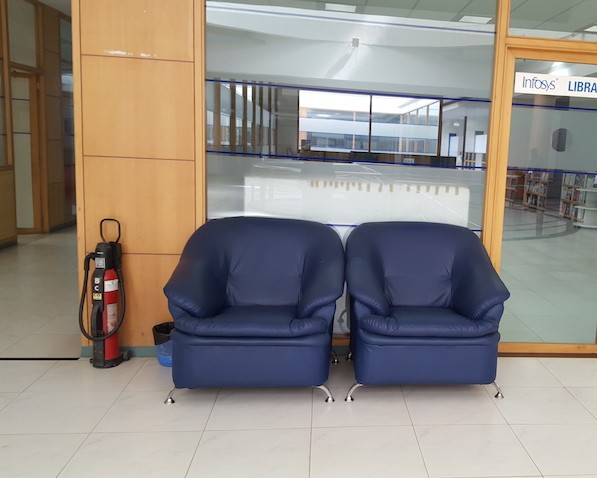
#> input picture 2. CIFAR10_BoVW/data/Panorama/secondPic1.jpg, 597 x 478 px, found by its file name
$ python Panorama.py
#> lines starting #> are read from the running program, lines starting #| are printed output that depends on the picture
import numpy as np
import imutils
import cv2

class Stitcher:
    def __init__(self):
        self.isv3 = imutils.is_cv3(or_better=True)
    # There's a big difference in how OpenCV 2.4 and OpenCV 3 deals with keypoint detection and local invariant descriptors

    def stitch(self, images, ratio=0.75, reproThresh=4.0,showMatches=False):
        # Unpack the Two images, detect and extract local invariant descriptors
        (B,A) = images
        (kpsA, featuresA) = self.detectDescribe(A)
        (kpsB, featuresB) = self.detectDescribe(B)

        # Match the keypoints across the two images
        M = self.matchKeypoints(kpsA,kpsB,featuresA,featuresB,ratio,reproThresh)

        # If match is None, not enough matched keypoints for a panorama
        if M is None:
            return None

        # Apply a perspective warp to stitch the images together
        (matches, H, status) = M
        result = cv2.warpPerspective(A, H,
                                     (A.shape[1]+B.shape[1],A.shape[0]))
        result[0:B.shape[0],0:B.shape[1]] = B

        # Keypoint matches should be visualized or not
        if showMatches:
            vis = self.drawMatches(A,B,kpsA,kpsB,matches,status)
            return (result,vis)
        return result

    def detectDescribe(self, image):
        gray = cv2.cvtColor(image, cv2.COLOR_BGR2GRAY)

        if self.isv3:
            descriptor = cv2.xfeatures2d.SIFT_create()
            (kps,features) = descriptor.detectAndCompute(image, None)

        else:
            detector = cv2.FeatureDetector_create("SIFT")
            kps = detector.detect(gray)
            # extract features from the image
            extractor = cv2.DescriptorExtractor_create("SIFT")
            (kps, features) = extractor.compute(gray, kps)
        # convert the keypoints from KeyPoint objects to NumPy
        # arrays
        kps = np.float32([kp.pt for kp in kps])
        # return a tuple of keyp
        return (kps,features)

    def matchKeypoints(self, kpsA, kpsB, featuresA, featuresB,
        ratio, reprojThresh):
        # compute the raw matches and initialize the list of actual
        # matches
        matcher = cv2.DescriptorMatcher_create("BruteForce")
	# matcher = cv.DescriptorMatcher_create(cv.DescriptorMatcher_FLANNBASED)
        rawMatches = matcher.knnMatch(featuresA, featuresB, 2)
        matches = []
        # loop over the raw matches
        for m in rawMatches:
        # ensure the distance is within a certain ratio of each
        # other (i.e. Lowe's ratio test)
            if len(m) == 2 and m[0].distance < m[1].distance * ratio:
                matches.append((m[0].trainIdx, m[0].queryIdx))

        if len(matches) > 4:
            # construct the two sets of points
            ptsA = np.float32([kpsA[i] for (_, i) in matches])
            ptsB = np.float32([kpsB[i] for (i, _) in matches])
            # compute the homography between the two sets of points
            (H, status) = cv2.findHomography(ptsA, ptsB, cv2.RANSAC,
                reprojThresh)
            # return the matches along with the homograpy matrix
            # and status of each matched point
            return (matches, H, status)
            # otherwise, n
        return None

    def drawMatches(self, imageA, imageB, kpsA, kpsB, matches, status):
        # initialize the output visualization image
        (hA, wA) = imageA.shape[:2]
        (hB, wB) = imageB.shape[:2]
        vis = np.zeros((max(hA, hB), wA + wB, 3), dtype="uint8")
        vis[0:hA, 0:wA] = imageA
        vis[0:hB, wA:] = imageB
        # loop over the matches
        for ((trainIdx, queryIdx), s) in zip(matches, status):
            # only process the match if the keypoint was successfully
            # matched
            if s == 1:
                # draw the match
                ptA = (int(kpsA[queryIdx][0]), int(kpsA[queryIdx][1]))
                ptB = (int(kpsB[trainIdx][0]) + wA, int(kpsB[trainIdx][1]))
                cv2.line(vis, ptA, ptB, (0, 255, 0), 1)
        # return the visualization
        return vis

if __name__ == '__main__':
	# load the two images and resize them to have a width of 400 pixels
	# (for faster processing)
	imageA = cv2.imread("secondPic1.jpg")
#> imageA is the input picture: shape (478, 597, 3); mean B, G, R 131.7, 138.4, 145.7
	imageB = cv2.imread("secondPic2.jpg")
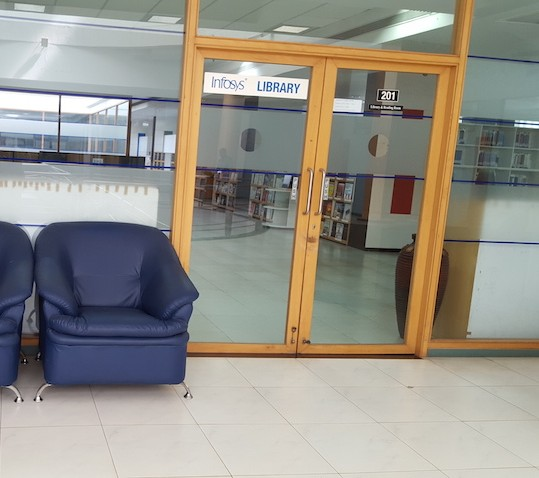
#> input picture 2. CIFAR10_BoVW/data/Panorama/secondPic2.jpg, 539 x 478 px, found by its file name
#> imageB is the input picture: shape (478, 539, 3); mean B, G, R 137.3, 146.1, 149.4
	imageA = imutils.resize(imageA, width=400)
#> imageA: shape (320, 400, 3)
	imageB = imutils.resize(imageB, width=400)
#> imageB: shape (354, 400, 3)
	# stitch the images together to create a panorama
	stitcher = Stitcher()
	(result, vis) = stitcher.stitch([imageA, imageB], showMatches=True)
#> in detectDescribe, `gray = cv2.cvtColor(image, cv2.COLOR_BGR2GRAY)`:
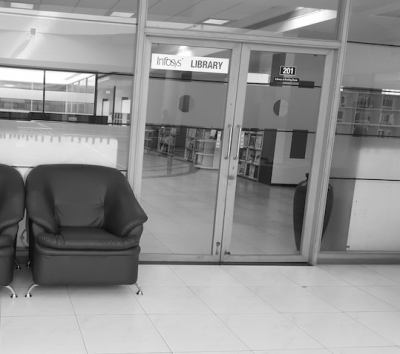
#> gray: shape (354, 400); min 9, max 255, mean 146
#> in detectDescribe, `kps = detector.detect(gray)`: kps = 481 keypoints; strongest (x, y, size): (264, 78, 7.6), (186, 76, 8.5), (216, 135, 1.8), (97, 150, 23.3)
#> in detectDescribe, `kps = np.float32([kp.pt for kp in kps])`: kps = 481 pairs, first value 2.65 to 393.1, second value 5.93 to 287.2
#> in stitch, `(kpsA, featuresA) = self.detectDescribe(A)`: kpsA has the same summary as kps in detectDescribe
#> in detectDescribe (call 2), `gray = cv2.cvtColor(image, cv2.COLOR_BGR2GRAY)`:
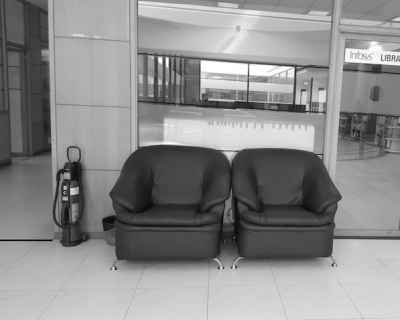
#> gray: shape (320, 400); min 6, max 255, mean 139.8
#> in detectDescribe (call 2), `kps = detector.detect(gray)`: kps = 419 keypoints; strongest (x, y, size): (160, 60, 3.3), (73, 191, 5.2), (167, 60, 2.5), (65, 188, 2.4)
#> in detectDescribe (call 2), `kps = np.float32([kp.pt for kp in kps])`: kps = 419 pairs, first value 2.91 to 396.5, second value 3.65 to 259.2
#> in stitch, `(kpsB, featuresB) = self.detectDescribe(B)`: kpsB has the same summary as kps in detectDescribe
#> in matchKeypoints, `rawMatches = matcher.knnMatch(featuresA, featuresB, 2)`: rawMatches = 481 matches
#> after the loop in matchKeypoints, `for m in rawMatches:`: matches = 182 pairs, first value 16 to 415, second value 1 to 430
#> in matchKeypoints, `ptsA = np.float32([kpsA[i] for (_, i) in matches])`: ptsA = 182 pairs, first value 7.14 to 291.5, second value 5.93 to 287.2
#> in matchKeypoints, `ptsB = np.float32([kpsB[i] for (i, _) in matches])`: ptsB = 182 pairs, first value 46.88 to 394.2, second value 5.34 to 259.2
#> in matchKeypoints, `(H, status) = cv2.findHomography(ptsA, ptsB, cv2.RANSAC, reprojThresh)`: H = [[0.907, 0.0021, 208.4], [0.000645, 0.907, -0.228], [9.8e-06, 9.44e-06, 1]]; status = 182 values, max 1 at index 0, min 0 at index 14, mean 0.929
#> in stitch, `result[0:B.shape[0],0:B.shape[1]] = B`:
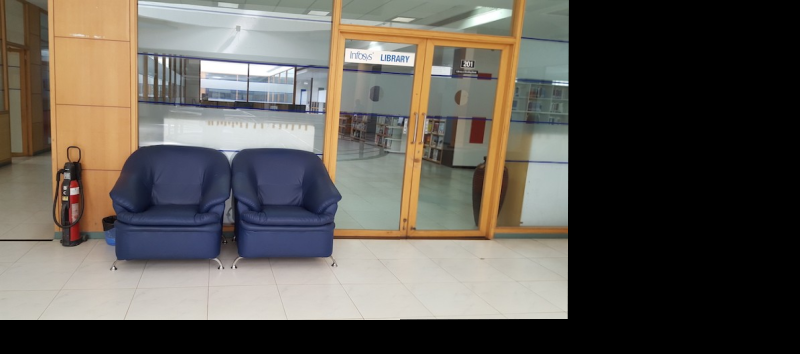
#> result: shape (354, 800, 3); mean B, G, R 83.2, 90, 94.7
#> in drawMatches, `vis[0:hA, 0:wA] = imageA`:
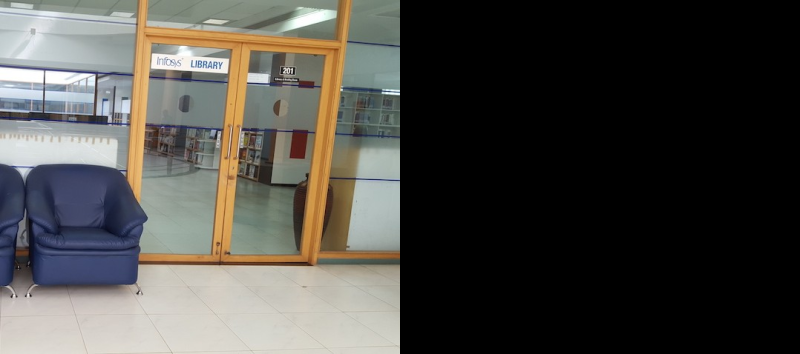
#> vis: shape (354, 800, 3); mean B, G, R 68.7, 73, 74.7
#> in drawMatches, `vis[0:hB, wA:] = imageB`:
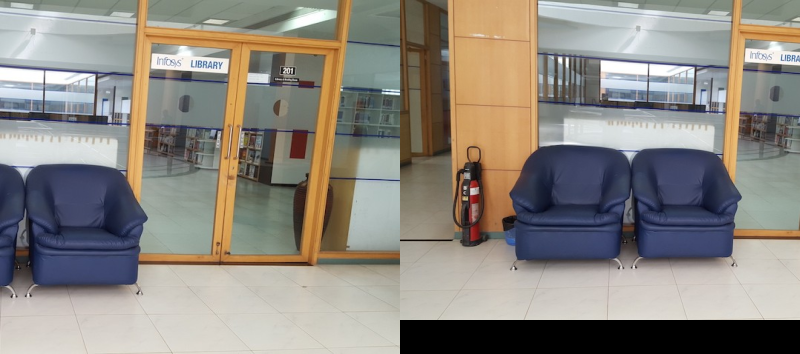
#> vis: shape (354, 800, 3); mean B, G, R 128.2, 135.6, 140.6
#> the loop in drawMatches, `for ((trainIdx, queryIdx), s) in zip(matches, status):` made 182 passes
#> (trainIdx, queryIdx, s, ptA, ptB) on passes 1 to 12: (189, 1, [1], (7, 135), (614, 122)), (191, 3, [1], (8, 6), (616, 5)), (192, 4, [1], (9, 280), (616, 253)), (193, 5, [1], (9, 163), (617, 148)), (196, 9, [1], (14, 107), (621, 97)), (199, 13, [1], (17, 174), (624, 157)), (200, 15, [1], (17, 104), (624, 94)), (203, 17, [1], (21, 237), (628, 214)), (204, 18, [1], (21, 237), (628, 214)), (205, 19, [1], (22, 241), (628, 218)), (207, 20, [1], (22, 224), (628, 203)), (208, 21, [1], (23, 55), (629, 50))
#> (ptA, ptB) on passes 63 to 68: ((74, 118), (675, 107)), ((74, 106), (675, 95)), ((74, 90), (675, 81)), ((82, 83), (682, 75)), ((83, 139), (683, 125)), ((88, 83), (688, 75))
#> after the loop in drawMatches, `for ((trainIdx, queryIdx), s) in zip(matches, status):`:
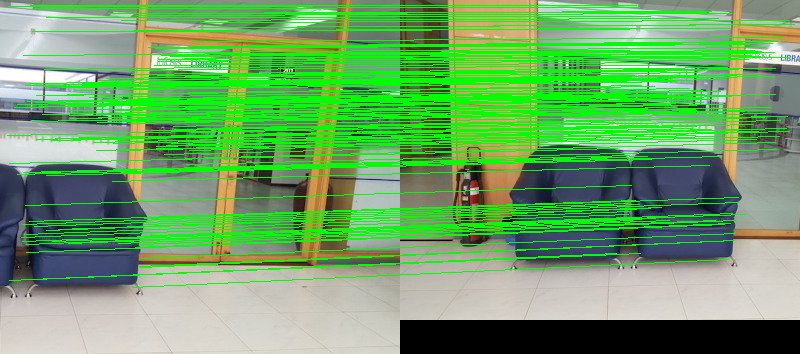
#> vis: shape (354, 800, 3); mean B, G, R 100.2, 164.6, 107.7
	# show the images
	cv2.imshow("Image A", imageA)
	cv2.imshow("Image B", imageB)
	cv2.imshow("Keypoint Matches", vis)
	cv2.imshow("Result", result)
	cv2.waitKey(0)
